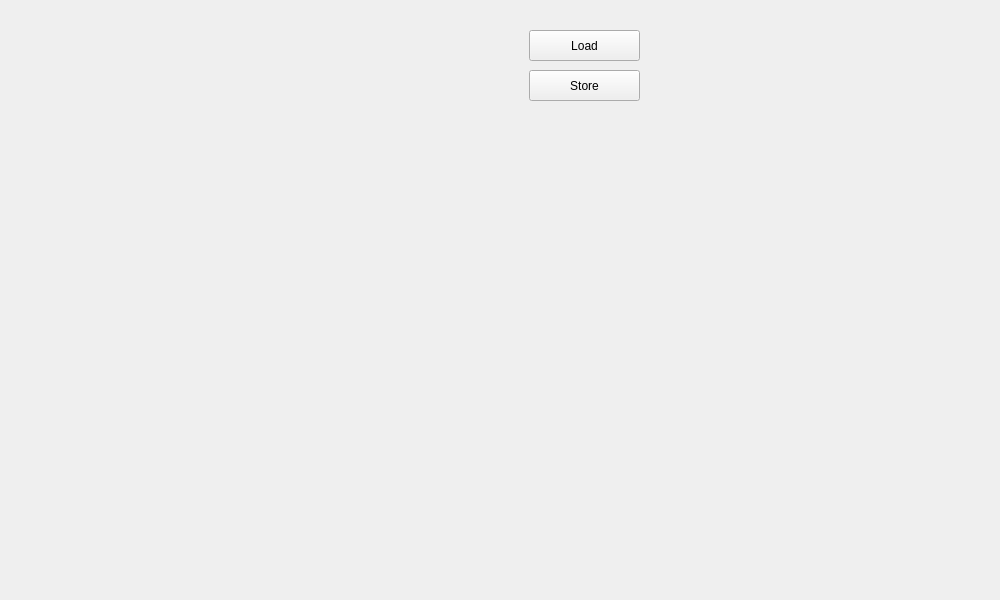
<?xml version="1.0" encoding="UTF-8"?>
<ui version="4.0">
 <class>GameScene</class>
 <widget class="QWidget" name="GameScene">
  <property name="geometry">
   <rect>
    <x>0</x>
    <y>0</y>
    <width>1000</width>
    <height>600</height>
   </rect>
  </property>
  <property name="windowTitle">
   <string>Form</string>
  </property>
  <widget class="QPushButton" name="Load_Button">
   <property name="geometry">
    <rect>
     <x>529</x>
     <y>30</y>
     <width>111</width>
     <height>31</height>
    </rect>
   </property>
   <property name="text">
    <string>Load</string>
   </property>
  </widget>
  <widget class="QPushButton" name="Store_Button">
   <property name="geometry">
    <rect>
     <x>529</x>
     <y>70</y>
     <width>111</width>
     <height>31</height>
    </rect>
   </property>
   <property name="text">
    <string>Store</string>
   </property>
  </widget>
 </widget>
 <resources/>
 <connections/>
</ui>
